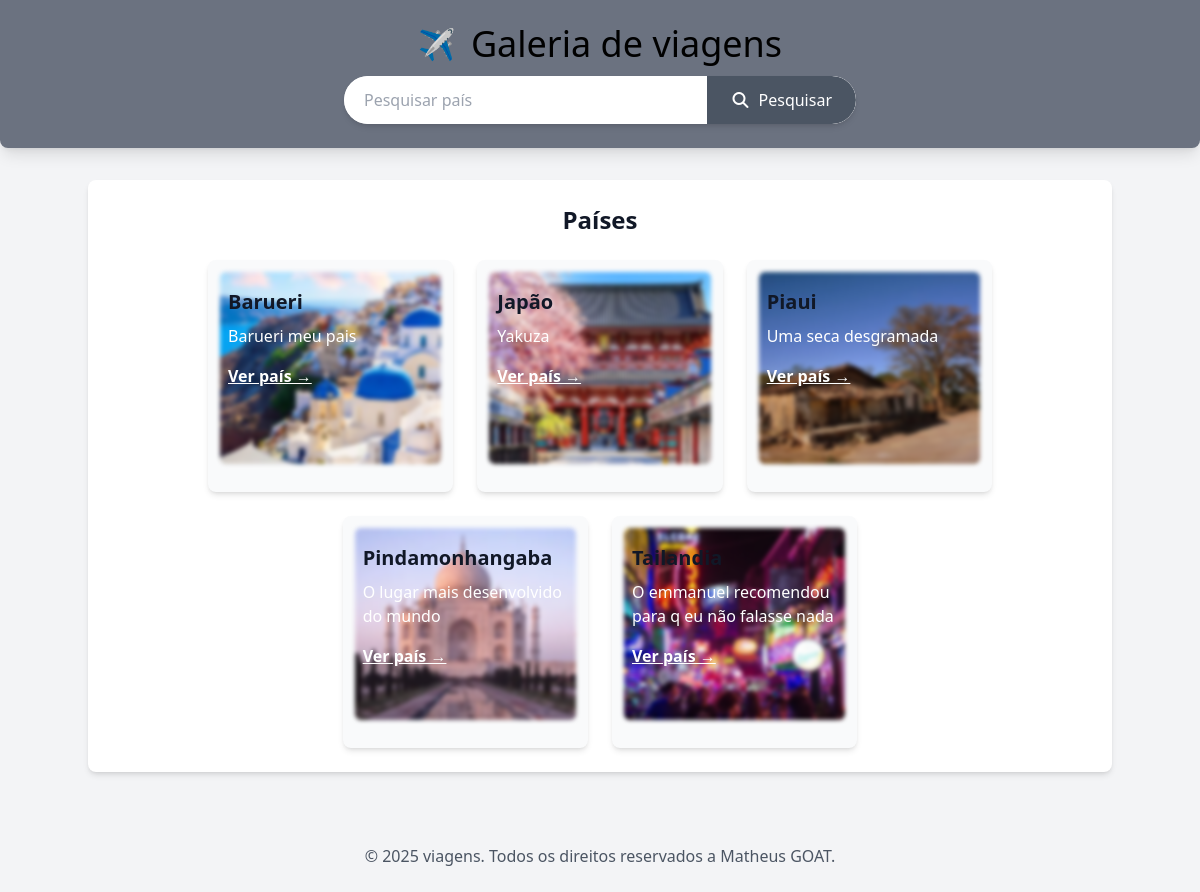
The page / on the database its author committed.
### galeria/models.py (models this page shows, shortened)
class Pais(models.Model):
    title = models.CharField(max_length=200)
    description = models.TextField()
    tourism = models.TextField()
    image = models.ImageField(upload_to='galeria/images/', blank=True, null=True)
    created_at = models.DateTimeField(auto_now_add=True)
    updated_at = models.DateTimeField(auto_now=True)
    class Meta:
        verbose_name = "Pais"
        verbose_name_plural = "Paises"
        ordering = ['title']

### galeria/views.py (the view)
# urls.py: path('', views.home, name='home'),
def home(request):
    paises = Pais.objects.all()
    return render(request, "galeria/home.html", {'paises':paises})

### galeria/templates/galeria/home.html (shortened to what this page needs)
    {% extends 'galeria/base.html' %}
    {% block content %}
        <h2 class="text-2xl font-semibold mb-6 text-center">
            Países
        </h2>
        <div class="flex flex-wrap justify-center gap-6">
            {% for pais in paises %}
            <div
                class="w-full relative sm:w-[calc(50%-1.5rem)] lg:w-[calc(33.333%-5rem)] bg-gray-50 p-3 rounded-lg shadow-md hover:shadow-lg transition-shadow duration-300 ease-in-out">
                {% if pais.image %}
                    <img src="{{ pais.image.url }}" alt=""
                    class="w-full h-48 object-cover blur-[2px] rounded-md mb-4">
                {% endif %}
                <div class="absolute top-5 p-2 ">
                    <h3 class="text-xl font-bold mb-2 text-gray-900">{{pais.title}}</h3>
                    <p class="text-white mb-4">{{pais.description}}</p>
                    <a href="{% url 'pais_detail' id=pais.id%}"
                        class="text-white underline hover:text-blue-700 font-semibold">Ver país &rarr;</a>
                </div>
            </div>
            {% endfor %}
        </div>
    {% endblock %}

### rows shown on the page
Pais: image (picture), title "Barueri", description "Barueri meu pais"
Pais: image (picture), title "Japão", description "Yakuza"
Pais: image (picture), title "Piaui", description "Uma seca desgramada"
Pais: image (picture), title "Pindamonhangaba", description "O lugar mais desenvolvido do mundo"
Pais: image (picture), title "Tailandia", description "O emmanuel recomendou para q eu não falasse nada"
